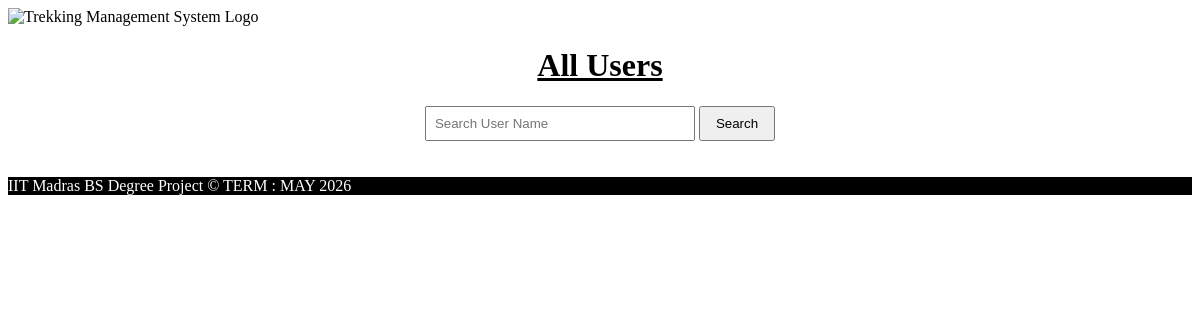
Page /viewAllStaffs on the earlier database version.
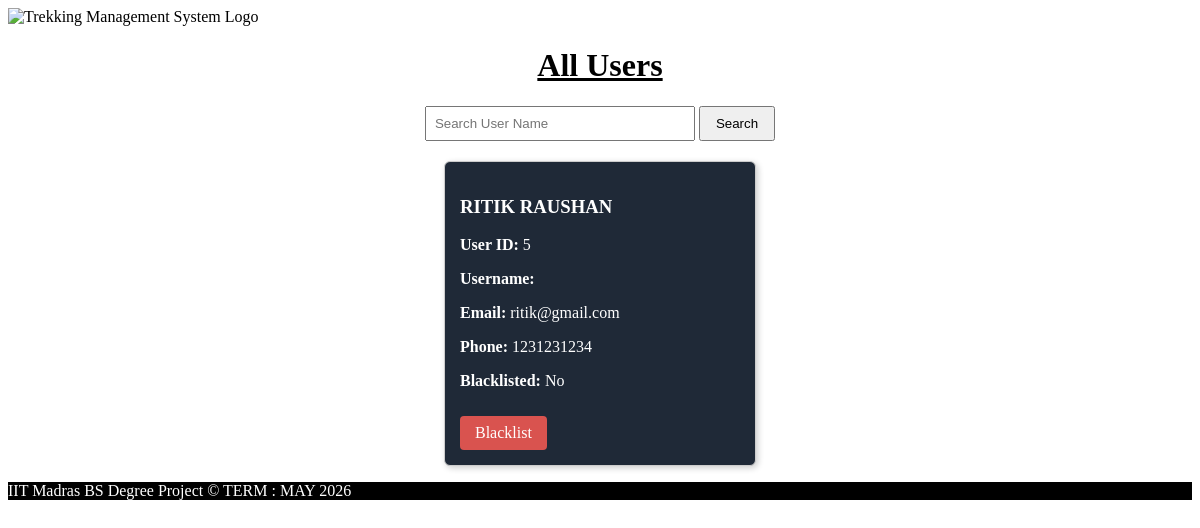
Same page on the later database version.
### app.py (models this page shows)
class User(db.Model):
    __tablename__ ="users"
    user_id = db.Column(db.Integer , nullable = False , primary_key = True )
    name  = db.Column(db.String(50) , nullable = False)
    email = db.Column(db.String(50), nullable =False)
    password = db.Column (db.String(50), nullable = False)
    phone = db.Column (db.String(20),nullable = False )
    role = db.Column(db.String(10), nullable = False )
    status = db.Column(db.String(20),nullable =False )
    is_blacklisted = db.Column(db.Boolean , default = False )

### app.py (the view)
@app.route("/viewAllStaffs")
def viewAllStaff():
    allStaffs = User.query.filter_by(role="staff")
    return render_template("viewAllUsers.html",all_users = allStaffs )

### templates/viewAllUsers.html (shortened to what this page needs)
<!DOCTYPE html>
<html lang="en">
<head>
</head>
<body>
<div style ="text-align: left;">
    <img src="/static/logo_Trekking.png" alt="Trekking Management System Logo" style="width:100px;">
</div>
<h1><u>All Users</u></h1>
<form method="GET" class="search-area">
    <input type="text" name="search" placeholder="Search User Name">
    <button type="submit">Search</button>
</form>
<div class="view_all_users">
{% for user in all_users %}
<div class="user-card">
    <h3>{{ user.name }}</h3>
    <p><strong>User ID:</strong> {{ user.user_id }}</p>
    <p><strong>Username:</strong> {{ user.username }}</p>
    <p><strong>Email:</strong> {{ user.email }}</p>
    <p><strong>Phone:</strong> {{ user.phone }}</p>
    <p>
        <strong>Blacklisted:</strong>
        {% if user.is_blacklisted %}
            Yes
        {% else %}
            No
        {% endif %}
    </p>
    <a class="blacklisting" href="/blacklistStaff/{{ user.id }}">
        Blacklist
    </a>
</div>
{% endfor %}
</div>
<div id ="footer" style ="color:white;background-color: black;">
    <p>IIT Madras BS Degree Project © TERM : MAY 2026</p>
</div>
</body>
</html>

Differences in the rows shown:
added User: name "RITIK RAUSHAN", user_id "5", email "ritik@gmail.com", phone "1231231234", is_blacklisted "No"
